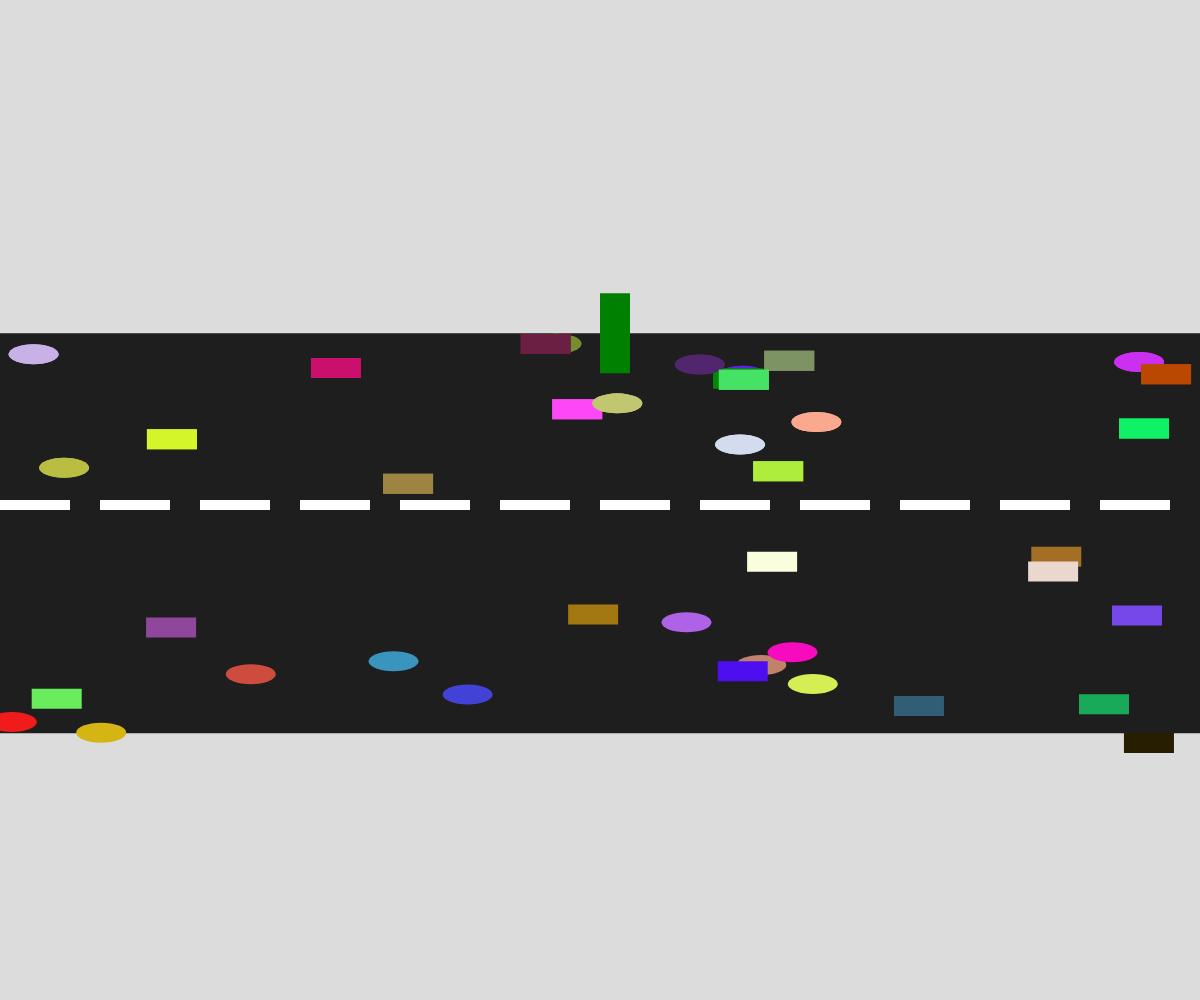
Frame 1 (no input)
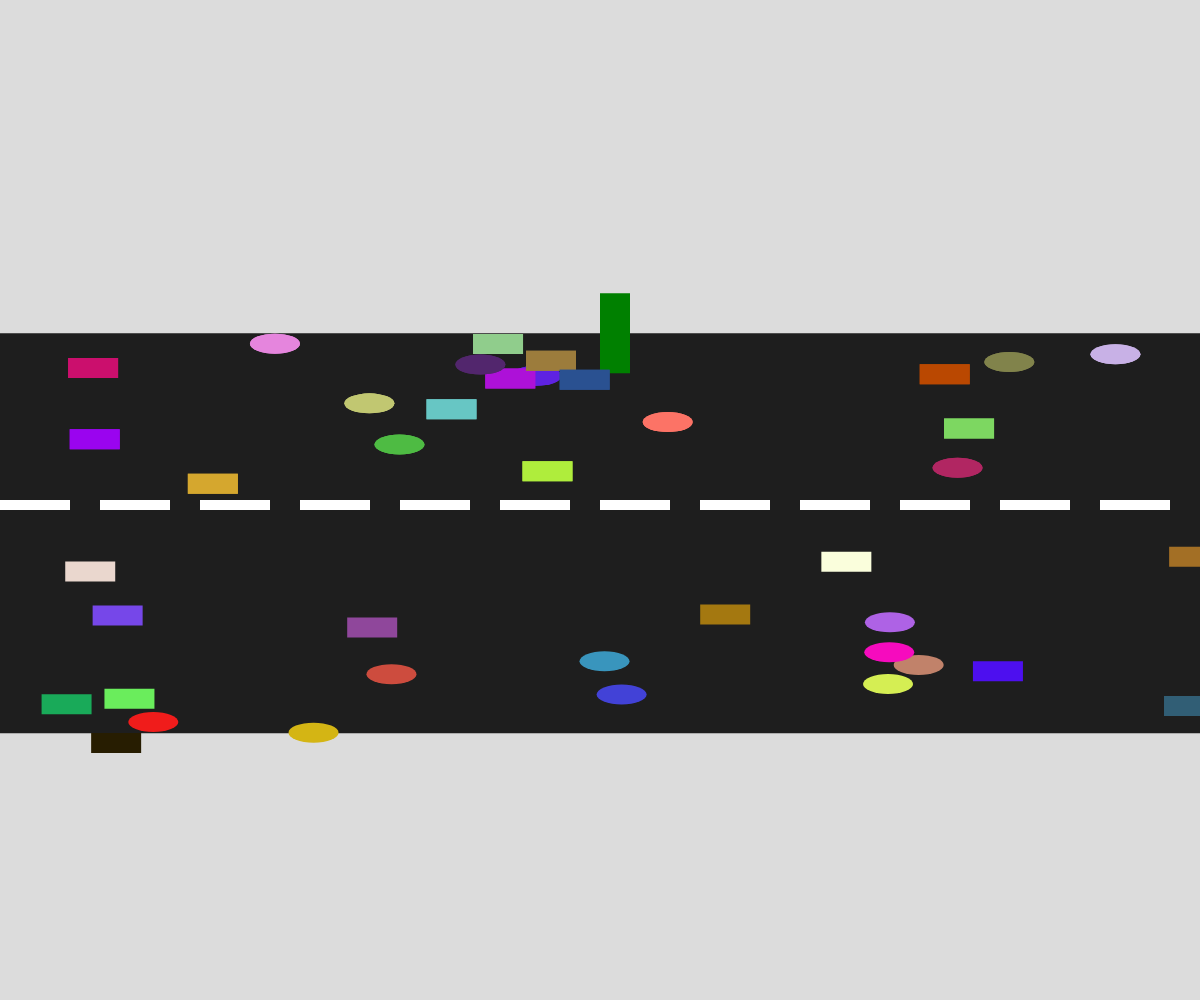
Frame 60 (no input)
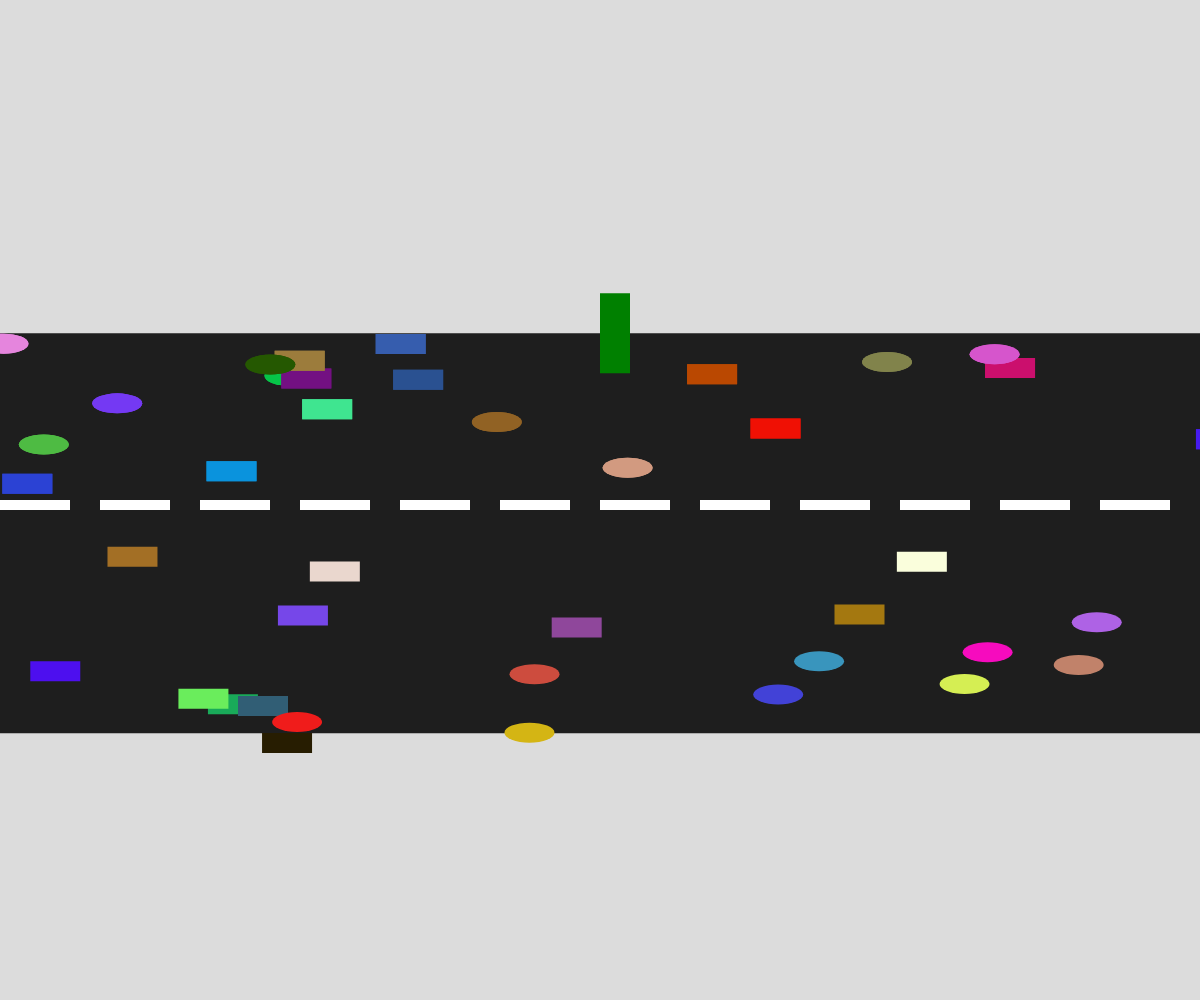
Frame 120 (the mouse pressed at the canvas centre since frame 60)

The p5.js sketch that drew these frames (run headless with seeded random() and noise() and a simulated clock; from frame 60 on, the mouse is pressed at the canvas centre):

// p5.js sketch
// ── sketch.js
// Cars Cars Cars!
// David Shi
// 2024/10/22
// custom traffic with trffic lights


let eastbound = [];
let westbound = [];
let trafficLight;

// set the cars spawn point
function setup() {
  createCanvas(windowWidth, windowHeight);

  for (let i =0; i < 20; i++) {
    let yEastbound = random(height / 1.9, height / 3 + height / 2.5);
    eastbound.push(new Vehicle(random(width), yEastbound, floor(random(2)), 1, random(1, 5)));

    let yWastbound = random(height / 3, height / 2.1);
    westbound.push(new Vehicle(random(width), yWastbound, floor(random(2)), 0, random(1, 5)));
  }


  trafficLight = new TrafficLight(width / 2, height / 3 - 40);
}

// draws everything
function draw() {
  background(220);
  drawRoad();
  trafficLight.update();

  let canMove = trafficLight.state === "green";
  
  for (let i = 0; i<eastbound.length; i++){
    if (canMove) {
      eastbound[i].move();
    }
    eastbound[i].display();
  }

  for (let i = 0; i< westbound.length; i++){
    if (canMove){
      westbound[i].action();
    }
    westbound[i].display();
  }
}


function mouseClicked(){
  let Ey = random(height / 1.9, height / 3 + height / 2.5);
  let Wy = random(height /3, height / 2.1);

  // when mouse is clicked the cars spawn
  if (keyIsDown(SHIFT)) {
    westbound.push(new Vehicle(mouseX, Wy, floor(random(2)), 0, random(1, 5)));
  } else {
    eastbound.push(new Vehicle(mouseX, Ey, floor(random(2)), 1, random(1, 5)));
  }


}
// draws the road
function drawRoad() {
  noStroke();
  fill(30,30,30);
  rect(0, windowHeight/3,windowWidth, windowHeight/2.5);

  // dotted line

  fill(255,255,255);
  for (let x = 0; x < windowWidth; x += 100){

    rect(x, windowHeight/2, 70, 10);
    
  }
}

// the car
class Vehicle{
  constructor(x, y, type, dir, speed){
    this.x = x;  
    this.y = y;
    this.dir = dir;
    this.c = color(random(255),random(255),random(255));
    this.type = type;
    this.xSpeed = speed;
  }


  move() {
    this.x += this.xSpeed * (this.dir === 0 ? -1 : 1);
    if (this.x > width){
      this.x = 0;
    }
    if (this.x < 0){
      this.x = width;
    }
  }

  // random speed
  speedUp() {
    if (this.xSpeed < 15) {
      this.xSpeed += 0.5;
    }
  }



  // random speed
  speedDown() {
    if (this.xSpeed > 0) {
      this.xSpeed -= 0.5;
    }
  }


  // color changing
  changeColor() {
    this.c = color(random(255), random(255), random(255));
  }

  display(){
    fill(this.c);
    if (this.type === 0){
      this.drawCar();
    }
    if (this.type === 1){
      this.drawTruck();
    }
  }

  // draws the car
  drawCar(){
    rect(this.x,this.y,50,20);
  }

  // draws the truck
  drawTruck(){
    ellipse(this.x,this.y,50,20);
  }

  action(){
    this.move();
    if (random(1) < 0.01) {
      this.speedUp();
    }

    if (random(1) < 0.01) {
      this.speedDown();
    }
    
    if (random(1) < 0.01) {
      this.changeColor();
    }
    this.display();
  }
}

// traffic light
class TrafficLight {
  constructor(x, y) {
    this.x = x;
    this.y = y;
    this.state = "green";
    this.timer = 0;
  }




  display() {
    fill(this.state === "green" ? 'green' : 'red');
    rect(this.x, this.y, 30, 80);
  }




  toggle() {
    if (this.state === "green") {
      this.state = "red";
      this.timer = 120;
    }
  }




  update() {
    if (this.state === "red") {
      if (this.timer > 0) {
        this.timer--;
      } else {
        this.state = "green";
      }
    }
    this.display();
  }
}



// when space pressed turn red
function keyPressed() {
  if (key === ' ') {
    trafficLight.toggle();
  }
}
